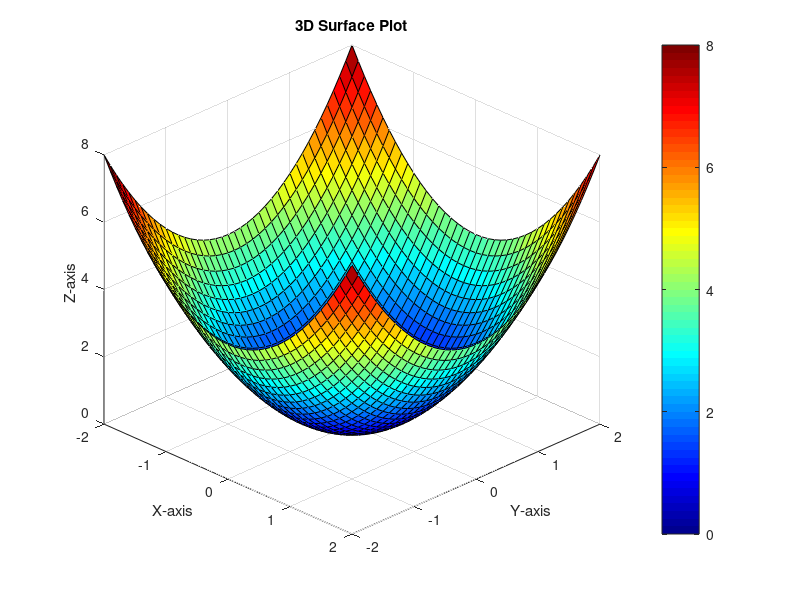

MATLAB code for this plot:
%% script for different plots
% For plots in - into to MATLAB presentation
%%
% Plotting multiple curves using single plot command
% Refer to plot on slide no. 9 in the presentation

clc;    % clearing all output in command window
clear;  % clearing all variables in workspace
clf;    % clearing only the current figure handle

x = 0:pi/100:2*pi; % or x=linspace(0,2*pi,201)
y1 = 2*cos(x); %function 1
y2 = cos(x); %function 2
y3 = 0.5*cos(x); %function 2

figure; %create a new figure handle
plot(x,y1,'--',x,y2,'-',x,y3,':', 'LineWidth', 2) %plot takes in agruments: x, y and line style
xlabel('0 \leq x \leq 2\pi') %x label
ylabel('Cosine functions') % y label
legend('2*cos(x)','cos(x)','0.5*cos(x)') %legends
title('Typical example of multiple plots') % title of the plot
axis([0 2*pi -3 3]) % setting the axis bounds for plots

%%
% loglog plot
% Refer to plot on slide no. 10 in the presentation

clc;    % clearing all output in command window
clear;  % clearing all variables in workspace
clf;    % clearing only the current figure handle

% Sample data
x = linspace(0, 10, 1000);  % Generate equally spaced x-values
y = exp(10*x.^2);           % Sample function (y = exp(10*x^2))

% Create a log-log plot
loglog(x, y, 'b-', 'LineWidth', 2);

% Customize the plot (optional)
title('Log-Log Plot');
xlabel('X-axis (log scale)');
ylabel('Y-axis (log scale)');
grid on;

% Add a grid and legend (optional)
legend('y = exp(10*x^2)', 'Location', 'Best');

%%
%Surf Plot

clc;    % clearing all output in command window
clear;  % clearing all variables in workspace
clf;    % clearing only the current figure handle

% Define a grid of x and y values
[x, y] = meshgrid(-2:0.1:2, -2:0.1:2);

% Define a function to compute the surface (e.g., a simple paraboloid)
z = x.^2 + y.^2;

% Create the surface plot
surf(x, y, z);

% Customize the plot (optional)
title('3D Surface Plot');
xlabel('X-axis');
ylabel('Y-axis');
zlabel('Z-axis');

% Add a color map (optional)
colormap('jet');  % You can choose a different colormap

% Add a color bar (optional)
colorbar;

% Adjust the view (optional)
view(45, 30);  % Adjust the azimuth and elevation angles for the view

% Add grid lines (optional)
grid on;

% Set axis limits (optional)
xlim([-2, 2]);
ylim([-2, 2]);
zlim([0, 8]);
